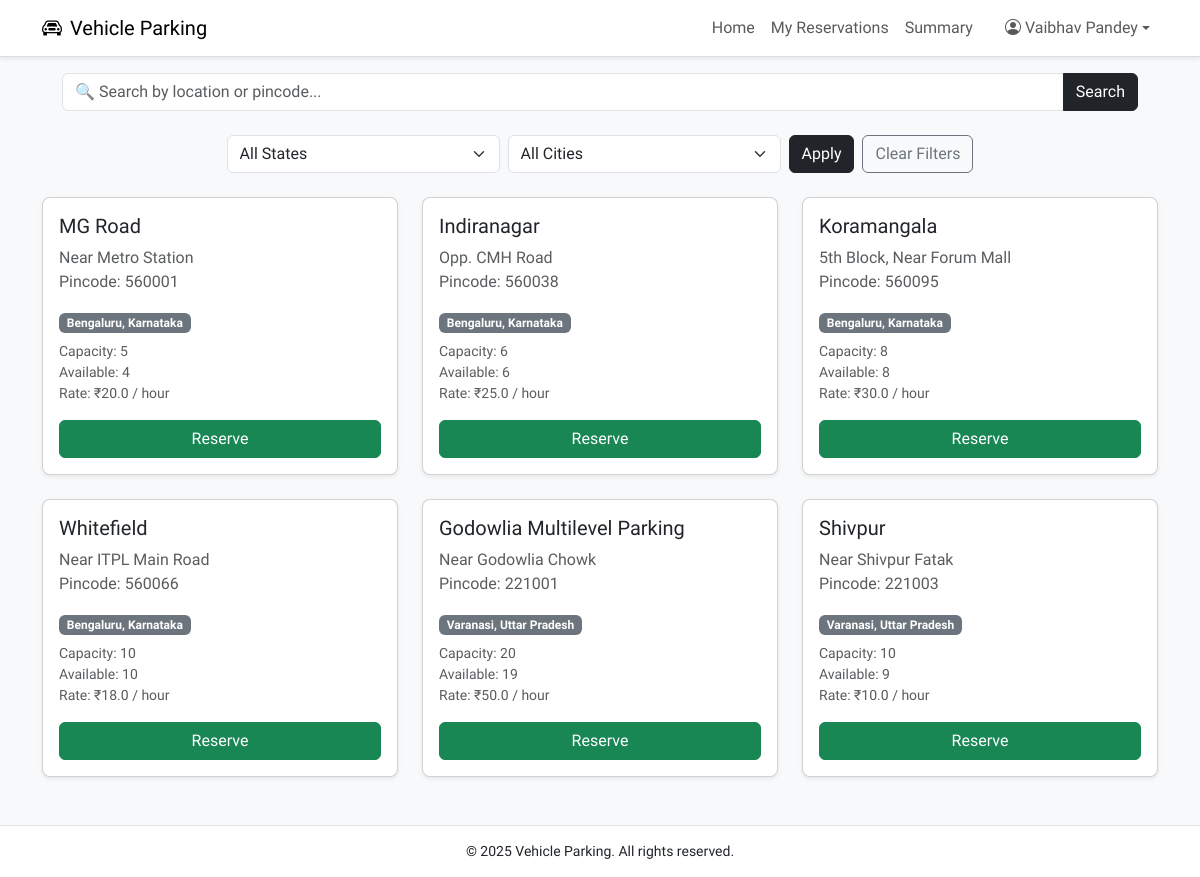
Page /user/dashboard (signed in) on the committed database.
### models.py (models this page shows, shortened)
class User(db.Model, UserMixin):
    __tablename__ = 'user'
    id = db.Column(db.Integer, primary_key=True)
    username = db.Column(db.String(100), unique=True, nullable=False)
    full_name = db.Column(db.String(100), nullable=False)
    email = db.Column(db.String(100), unique=True, nullable=False)
    password_hash = db.Column(db.String(200), nullable=False)
    address = db.Column(db.String(200))
    pin_code = db.Column(db.String(10))
    role = db.Column(db.String(20), nullable=False, default='user')
    created_at = db.Column(db.DateTime, default=datetime.utcnow)
    reservations = db.relationship('Reservation', backref='user', lazy=True)

class ParkingLot(db.Model):
    __tablename__ = 'parking_lot'
    id = db.Column(db.Integer, primary_key=True)
    city_id = db.Column(db.Integer, db.ForeignKey('city.id'), nullable=False)
    prime_location_name = db.Column(db.String(100), nullable=False)
    address = db.Column(db.String(200))
    pin_code = db.Column(db.String(10))
    price_per_hour = db.Column(db.Float, nullable=False)
    max_spots = db.Column(db.Integer, nullable=False)
    created_at = db.Column(db.DateTime, default=datetime.utcnow)
    spots = db.relationship('ParkingSpot', backref='lot', cascade='all, delete-orphan', lazy=True)
    def available_spots(self):
        return sum(1 for spot in self.spots if spot.status == 'A')

class City(db.Model):
    __tablename__ = 'city'
    id = db.Column(db.Integer, primary_key=True)
    name = db.Column(db.String(100), nullable=False)
    state = db.Column(db.String(100), nullable=False)
    lots = db.relationship('ParkingLot', backref='city', cascade='all, delete-orphan', lazy=True)

class ParkingSpot(db.Model):
    __tablename__ = 'parking_spot'
    id = db.Column(db.Integer, primary_key=True)
    lot_id = db.Column(db.Integer, db.ForeignKey('parking_lot.id', ondelete='CASCADE'), nullable=False)
    status = db.Column(db.String(1), default='A')  # A = Available, O = Occupied
    created_at = db.Column(db.DateTime, default=datetime.utcnow)
    reservation = db.relationship('Reservation', backref='spot', uselist=False, cascade='all, delete-orphan')

### controllers/user.py (the view, shortened to what this page needs)
@user_bp.route('/dashboard', methods=['GET'])
@login_required
@user_required
def dashboard():
    search = request.args.get('search', '').strip().lower()
    state = request.args.get('state', '').strip().lower()
    city = request.args.get('city', '').strip().lower()
    query = ParkingLot.query.join(City).filter(True)
    if state:
        query = query.filter(City.state.ilike(f"%{state}%"))
    if city:
        query = query.filter(City.name.ilike(f"%{city}%"))
    lots = query.all()
    states = [row[0] for row in db.session.query(City.state).distinct().all()]
    cities = [row[0] for row in db.session.query(City.name).distinct().all()]
    return render_template(
        'user/dashboard.html',
        lots=lots,
        user=current_user,
        filters={
            'search': search,
            'state': state,
            'city': city
        },
        states=states,
        cities=cities
    )

### app.py (called while the page is built)
@login_manager.user_loader
def load_user(user_id):
    user_type = session.get('user_type')
    if user_type == 'user':
        return User.query.get(int(user_id))
    elif user_type == 'admin':
        return Admin.query.get(int(user_id))
    return None

### templates/user/dashboard.html (shortened to what this page needs)
{% extends 'base.html' %}
{% block content %}
<div class="container py-4">
    <form method="get" class="mb-4">
        <div class="row g-2 align-items-center justify-content-center">
            <div class="row mb-3">
                <div class="col-12">
                    <div class="input-group">
                        <input type="text" name="search" class="form-control rounded-start" placeholder="🔍 Search by location or pincode..." value="{{ filters.search or '' }}">
                        <button type="submit" class="btn btn-dark rounded-end">Search</button>
                    </div>
                </div>
            </div>
            <div class="col-md-3">
                <select name="state" class="form-select">
                    <option value="">All States</option>
                </select>
            </div>
            <div class="col-md-3">
                <select name="city" class="form-select">
                    <option value="">All Cities</option>
                </select>
            </div>
            <div class="col-auto">
                <button type="submit" class="btn btn-dark">Apply</button>
            </div>
            <div class="col-auto">
                <a href="{{ url_for('user.dashboard') }}" class="btn btn-outline-secondary">Clear Filters</a>
            </div>
        </div>
    </form>
    <div class="row">
        {% if lots %}
        {% for lot in lots %}
        <div class="col-md-4 mb-4">
            <div class="card square-card shadow-sm h-100">
                <div class="card-body">
                    <h5 class="card-title text-dark">{{ lot.prime_location_name }}</h5>
                    <p class="card-text text-muted">{{ lot.address }}<br>Pincode: {{ lot.pin_code }}</p>
                    <span class="badge bg-secondary mb-2">{{ lot.city.name }}, {{ lot.city.state }}</span>
                    <div class="mb-3 text-muted small">
                        Capacity: {{ lot.max_spots }}<br>
                        Available: {{ lot.available_spots() }} <br>
                        Rate: ₹{{ lot.price_per_hour }} / hour
                    </div>
                    {% if lot.available_spots() > 0 %}
                    <button class="btn btn-success w-100" data-bs-toggle="modal" data-bs-target="#reserveModal{{ lot.id }}">Reserve</button>
                    {% else %}
                    <span class="badge bg-danger w-100 py-2">Full</span>
                    {% endif %}
                </div>
            </div>
        </div>
        {% set available_spot = lot.spots | selectattr('status', 'equalto', 'A') | list | first %}
        {% endfor %}
        {% else %}
        <div class="col-12">
            <p class="text-muted">No parking lots found matching your filters.</p>
        </div>
        {% endif %}
    </div>
</div>
{% endblock %}

### templates/base.html (shortened to what this page needs)
<!DOCTYPE html>
<html lang="en">
<head>
    <link href="https://cdn.jsdelivr.net/npm/bootstrap@5.3.0/dist/css/bootstrap.min.css" rel="stylesheet">
    <link href="https://cdnjs.cloudflare.com/ajax/libs/bootstrap-icons/1.11.1/font/bootstrap-icons.min.css" rel="stylesheet">
</head>
<body>
<nav class="navbar navbar-expand-lg navbar-light shadow-sm">
    <div class="container">
        <a class="navbar-brand" href="{% if session['user_type'] == 'admin' %}
        {{ url_for('admin.dashboard') }}
        {% elif session['user_type'] == 'admin' %}
            {{ url_for('user.dashboard') }}
        {% else %}
            {{ url_for('index') }}
        {% endif %}">
            <i class="bi bi-car-front me-2"></i>Vehicle Parking
        </a>
        <div class="collapse navbar-collapse justify-content-end" id="navbarNav">
            <ul class="navbar-nav">
                {% if current_user.is_authenticated %}
                    {% if session['user_type'] == 'admin' %}
                        <li class="nav-item"><a class="nav-link" href="{{ url_for('admin.dashboard') }}">Home</a></li>
                        <li class="nav-item"><a class="nav-link" href="{{ url_for('admin.view_users') }}">Users</a></li>
                        <li class="nav-item"><a class="nav-link" href="{{ url_for('admin.summary') }}">Summary</a></li>
                    {% else %}
                        <li class="nav-item"><a class="nav-link" href="{{ url_for('user.dashboard') }}">Home</a></li>
                        <a href="{{ url_for('user.my_reservations') }}" class="nav-link">My Reservations</a>
                        <li class="nav-item"><a class="nav-link" href="{{ url_for('user.summary') }}">Summary</a></li>
                    {% endif %}
                    <li class="nav-item dropdown ms-3">
                        <a class="nav-link dropdown-toggle d-flex align-items-center" href="#" role="button" data-bs-toggle="dropdown">
                            <i class="bi bi-person-circle me-1"></i> {{ current_user.full_name or current_user.username }}
                        </a>
                    </li>
                {% else %}
                    <li class="nav-item"><a class="nav-link" href="{{ url_for('auth.login') }}">Login</a></li>
                    <li class="nav-item"><a class="nav-link" href="{{ url_for('auth.register') }}">Register</a></li>
                {% endif %}
            </ul>
        </div>
    </div>
</nav>
<div class="position-fixed top-0 end-0 p-3" style="z-index: 1050;">
</div>
<div>
    {% block content %}
    {% endblock %}
</div>
<footer>
    <div class="container">
        <p class="mb-0">&copy; 2025 Vehicle Parking. All rights reserved.</p>
    </div>
</footer>
</body>
</html>

### templates/base.html (style rules this page uses)
body { font-family: 'Afacad',sans-serif; background-color: #f8f9fa; display: flex; flex-direction: column; min-height: 100vh; font-size: 16px; }
.square-card { border-radius: 0.5rem; background-color: #ffffff; transition: transform 0.3s; }
.navbar { background-color: #fff; border-bottom: 1px solid #ddd; }
footer { background-color: #fff; border-top: 1px solid #e1e1e1; padding: 15px 0; text-align: center; font-size: 14px; margin-top: auto; }
.form-control, .form-select { border-radius: 6px; }

### rows in the picture
User: full_name "Vaibhav Pandey"
ParkingLot: prime_location_name "MG Road", address "Near Metro Station", pin_code "560001", city.name "Bengaluru", city.state "Karnataka", max_spots "5", available_spots "4", price_per_hour "20.0"
ParkingLot: prime_location_name "Indiranagar", address "Opp. CMH Road", pin_code "560038", city.name "Bengaluru", city.state "Karnataka", max_spots "6", available_spots "6", price_per_hour "25.0"
ParkingLot: prime_location_name "Koramangala", address "5th Block, Near Forum Mall", pin_code "560095", city.name "Bengaluru", city.state "Karnataka", max_spots "8", available_spots "8", price_per_hour "30.0"
ParkingLot: prime_location_name "Whitefield", address "Near ITPL Main Road", pin_code "560066", city.name "Bengaluru", city.state "Karnataka", max_spots "10", available_spots "10", price_per_hour "18.0"
ParkingLot: prime_location_name "Godowlia Multilevel Parking", address "Near Godowlia Chowk", pin_code "221001", city.name "Varanasi", city.state "Uttar Pradesh", max_spots "20", available_spots "19", price_per_hour "50.0"
ParkingLot: prime_location_name "Shivpur", address "Near Shivpur Fatak", pin_code "221003", city.name "Varanasi", city.state "Uttar Pradesh", max_spots "10", available_spots "9", price_per_hour "10.0"
